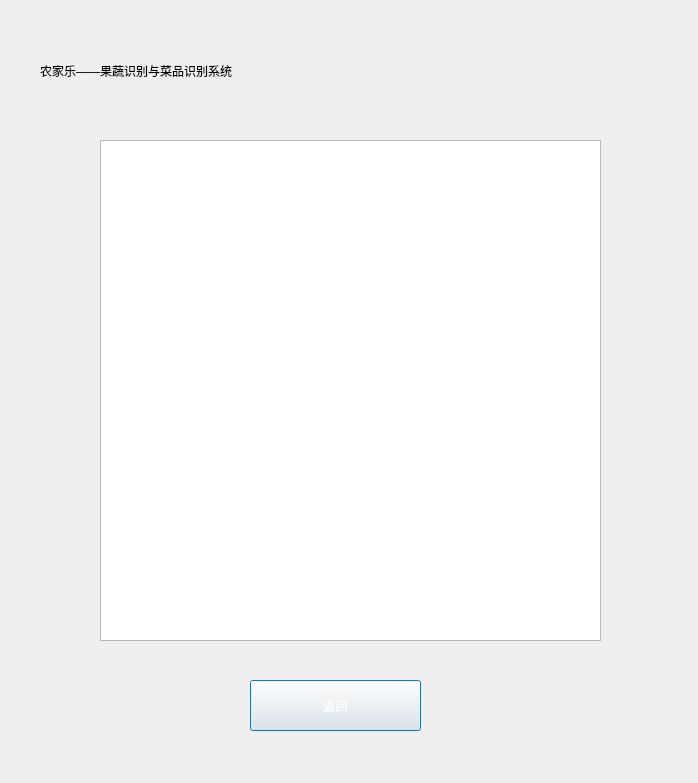
<?xml version="1.0" encoding="UTF-8"?>
<ui version="4.0">
 <class>Dialog</class>
 <widget class="QDialog" name="Dialog">
  <property name="geometry">
   <rect>
    <x>0</x>
    <y>0</y>
    <width>698</width>
    <height>783</height>
   </rect>
  </property>
  <property name="windowTitle">
   <string>Dialog</string>
  </property>
  <widget class="QFrame" name="frame">
   <property name="geometry">
    <rect>
     <x>-20</x>
     <y>-10</y>
     <width>731</width>
     <height>801</height>
    </rect>
   </property>
   <property name="frameShape">
    <enum>QFrame::StyledPanel</enum>
   </property>
   <property name="frameShadow">
    <enum>QFrame::Raised</enum>
   </property>
   <widget class="QLabel" name="label">
    <property name="geometry">
     <rect>
      <x>0</x>
      <y>-20</y>
      <width>731</width>
      <height>821</height>
     </rect>
    </property>
    <property name="styleSheet">
     <string notr="true">background-image: url(:/bg1.jpg);</string>
    </property>
    <property name="text">
     <string/>
    </property>
   </widget>
   <widget class="QTableView" name="tableView">
    <property name="geometry">
     <rect>
      <x>120</x>
      <y>150</y>
      <width>501</width>
      <height>501</height>
     </rect>
    </property>
   </widget>
   <widget class="QPushButton" name="pushButton">
    <property name="geometry">
     <rect>
      <x>270</x>
      <y>690</y>
      <width>171</width>
      <height>51</height>
     </rect>
    </property>
    <property name="styleSheet">
     <string notr="true">background-image: url(:/bg1.jpg);
color: rgb(255, 255, 255);
font: 18pt &quot;楷体&quot;;</string>
    </property>
    <property name="text">
     <string>返回</string>
    </property>
   </widget>
   <widget class="QLabel" name="label_3">
    <property name="geometry">
     <rect>
      <x>60</x>
      <y>30</y>
      <width>641</width>
      <height>101</height>
     </rect>
    </property>
    <property name="styleSheet">
     <string notr="true">color: rgb(56, 99, 7);
color: rgb(0, 0, 0);
font: 24pt &quot;楷体&quot;;</string>
    </property>
    <property name="text">
     <string>农家乐——果蔬识别与菜品识别系统</string>
    </property>
   </widget>
  </widget>
 </widget>
 <resources>
  <include location="../data/a.qrc"/>
 </resources>
 <connections/>
</ui>
